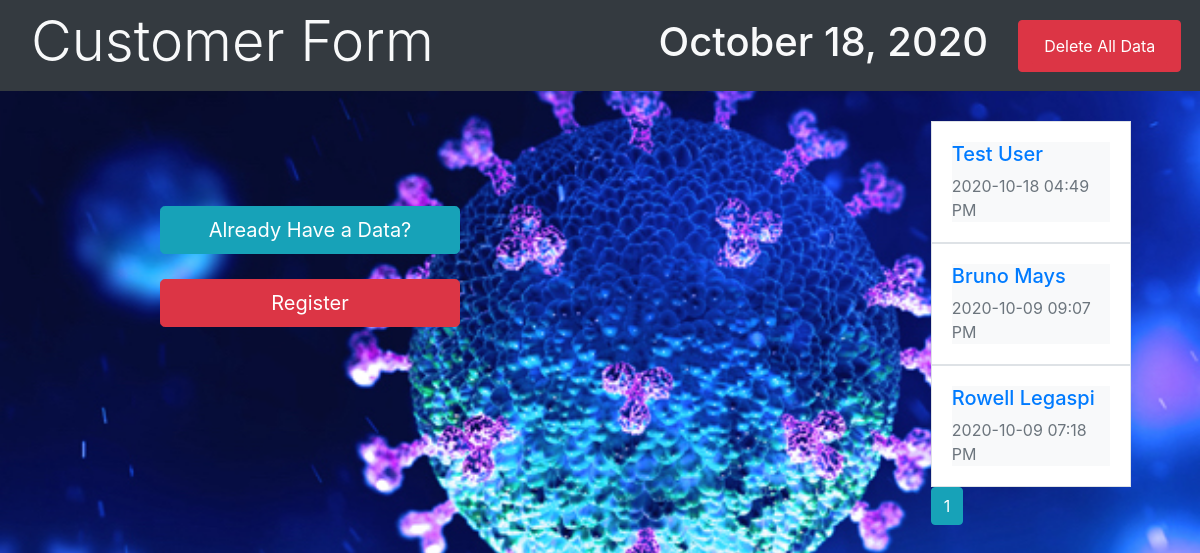
The page /home on the database its author committed.
### Website/models.py (models this page shows, shortened)
class User(db.Model):
    id = db.Column(db.Integer, unique=True, primary_key=True, autoincrement=True)
    first = db.Column(db.String(120), unique=False, nullable=False)
    last = db.Column(db.String(120), unique=False, nullable=False)
    age = db.Column(db.Integer, nullable=False)
    address = db.Column(db.String(120), unique=False, nullable=False)
    email = db.Column(db.String(60), unique=True, nullable=False)
    phone = db.Column(db.Integer, unique=True, nullable=False)
    image_file = db.Column(db.String(20), nullable=False, default="default.jpg")
    time_check = db.Column(db.DateTime, nullable=False, default=datetime.now)
    data = db.relationship("DataRegistered", backref="author", lazy=True)

### Website/routes.py (the view)
@app.route("/", methods=["GET", "POST"])
@app.route("/delete_all", methods=["GET", "POST"])
@app.route("/home", methods=["GET", "POST"])
def home():
    form = ConfirmData()
    db.create_all()
    page = request.args.get("page", 1, type=int)
    user = User.query.order_by(User.time_check.desc()).paginate(page=page, per_page=5)
    return render_template("home.html", user=user, date=date_now, form=form)

### Website/forms.py (shortened to what this page needs)
class ConfirmData(FlaskForm):
    email = StringField("Email", validators=[DataRequired()])
    phone = IntegerField("Phone #", validators=[DataRequired()])
    password = PasswordField("Password", validators=[DataRequired()])
    submit = SubmitField("Submit")

### Website/templates/home.html (shortened to what this page needs)
{%extends 'layout.html'%}
{%block content%}
<div class="home-wrapper">
    <div>
        <button type="button" id='data1' data-toggle="modal" data-backdrop="static" data-keyboard="false"
            data-target="#confirm_data" class="btn  btn-info btn-lg btn-reg">Already Have a Data?</button>
    </div>
    <div>
        <a type="button" class="btn  btn-danger btn-lg btn-reg" href="{{url_for('register')}}">Register</a>
    </div>
</div>
<form class="form-modal" id="self-modal" method="POST" action="/confirm_data">
</form>
{%endblock%}
{%block home%}
<div class="list-group">
    {%if user%}
    {%for user in user.items%}
    <div class="border">
        <div class="media user-list">
            <div class="media-body bg-light">
                <a href="{{url_for('customer' ,phone = user.phone)}}">
                    <h5 class="mt-0 text-primary">
                        <span>{{user.first}}</span>
                        <span>{{user.last}}</span>
                    </h5>
                </a>
                <div class="text-secondary">
                    {{user.time_check.strftime('%Y-%m-%d %I:%M %p')}}
                </div>
            </div>
        </div>
    </div>
    {%endfor%}
    {%endif%}
</div>
{%for page_num in user.iter_pages(left_edge=1, right_edge=1, left_current=1, right_current=2)%}
{%if page_num%}
{%if user.page == page_num%}
<a class="btn btn-info mb-6" href="{{url_for('home', page= page_num)}}">{{page_num}}</a>
{%else%}
<a class="btn btn-outline-info mb-4 " href="{{url_for('home', page= page_num)}}">{{page_num}}</a>
{%endif%}
{%else%}
...
{%endif%}
{%endfor%}
{%endblock%}

### Website/templates/layout.html (shortened to what this page needs)
<!DOCTYPE html>
<html lang="en">
<head>
    <link rel="stylesheet" href="https://stackpath.bootstrapcdn.com/bootstrap/4.3.1/css/bootstrap.min.css"
>
    <link rel="stylesheet" type="text/css" href="{{url_for('static', filename= 'style.css')}}">
    <link rel="stylesheet" type="text/javascript" href="{{url_for('static', filename= 'modalpop.js')}}">
</head>
<body>
    <header>
        <nav class="navbar navbar-expand-md navbar-dark bg-dark">
            <div class="container">
                <a class="text-light" href="{{url_for('home')}}">
                    <h1 class="display-4">Customer Form</h1>
                </a>
                <a class="text-light" href="#">
                    <h1 class="collapse navbar-collapse" id="navbarDelDate">{{date.strftime('%B %d, %Y')}}</h1>
                </a>
            </div>
            <div class="container deldel">
                <form class=" btn btn-danger collapse navbar-collapse form-del" id="navbarDelDate"
                    action="{{url_for('delete_all')}}" method="POST">
                    <input  data-backdrop="static" data-keyboard="false"class="btn btn-danger " type="submit" value="Delete All Data">
                </form>
            </div>
        </nav>
    </header>
    <main role="main" class="container">
        <div class='row'>
            <div class='col'>
                <div class="container main-con">
                    {%block content%}
                    {%endblock%}
                </div>
            </div>
            <div class='col-md-2'>
                <div class="container list-section">
                    {%block home%}
                    {%endblock%}
                </div>
            </div>
        </div>
    </main>
</body>
</html>

### Website/static/style.css (style rules this page uses)
body { background-image: url(Covid-19.jpg); background-size: cover; background-attachment: fixed; position: relative; }
.btn-reg { margin-top: 25px; width: 300px; }
.list-section { margin-top: 30px; width: 230px; }
.main-con { margin: 90px 100px 0px 100px; }
.user-list { background-color: white; padding: 20px; }
.form-modal { padding: 10px 10px 0px 10px; }
@media (max-width: 1500px) { .navbar { width: 100%; } }
@media (max-width: 1500px) { main .row { margin-right: 5rem; } }
@media (max-width: 1500px) { .deldel { width: 10%; margin-right: 4rem; } }
@media (max-width: 2560px) { .navbar { width: 100%; } }
@media (max-width: 2560px) { .deldel { width: 10%; } }
@media (max-width: 2560px) { .main-con { width: 100%; } }

### rows shown on the page
User: strftime "October 18, 2020", first "Test", last "User", time_check "2020-10-18 04:49 PM"
User: first "Bruno", last "Mays", time_check "2020-10-09 09:07 PM"
User: first "Rowell", last "Legaspi", time_check "2020-10-09 07:18 PM"

### other values the page prints
{{ page_num }} "1"
